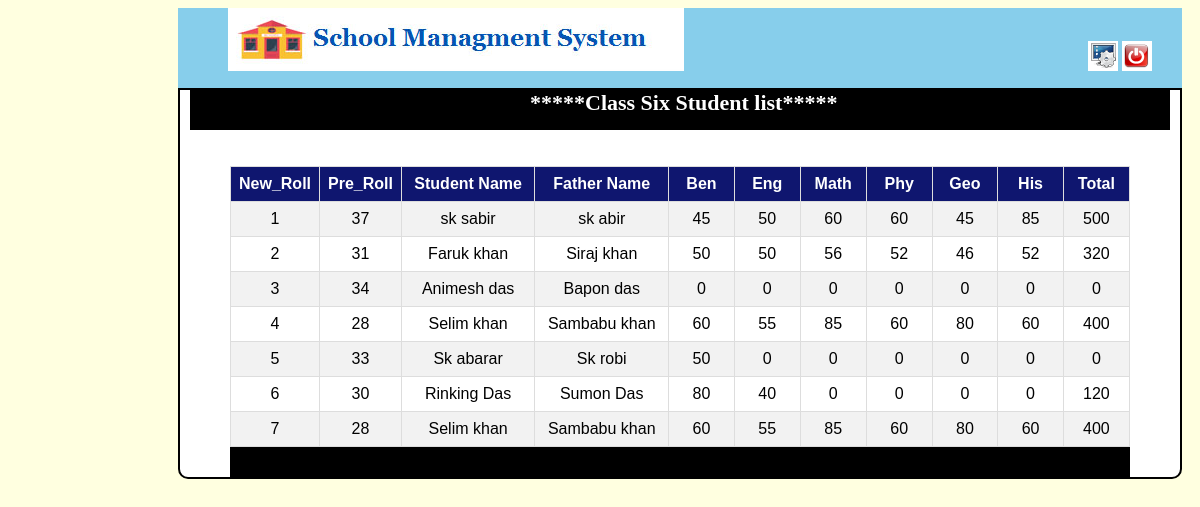
/result_show_six.php, run on the app's committed database.
### tables this page shows
CREATE TABLE `result_six` (
  `id` varchar(10) NOT NULL,
  `sname` varchar(100) NOT NULL,
  `dob` varchar(100) NOT NULL,
  `fname` varchar(100) NOT NULL,
  `bengali` int(10) NOT NULL,
  `english` int(10) NOT NULL,
  `math` int(10) NOT NULL,
  `phy` int(10) NOT NULL,
  `geo` int(10) NOT NULL,
  `his` int(10) NOT NULL,
  `total` int(10) NOT NULL
);

### result_show_six.php (the view, shortened to what this page needs)
<!DOCTYPE html>
<html>
<head>
</head>
<body bgcolor="lightyellow">
	<div class="header_left">
		<a href="result_select.php"><img src="headeta.png" class="header_img"></a>
		      <a href="change_pass.php" class="header_right"><img src="sett.png" ></a>
		<a href="logout.php"><img src="logout.png"></a>
	</div>
    <div class="body">
    	<div class="menu">
    		      <b class="header_text">  *****Class Six Student list*****</b>
    	</div>  <br><br>
            <div class="form">
<div class="fm">
<table id="customers">
  <tr>
    <th style="width: 50px;">New_Roll</th>
    <th style="width: 50px;">Pre_Roll</th>
    <th style="width: 120px;">Student Name</th>
    <th style="width: 120px;">Father Name</th>
    <th style="width: 50px;">Ben</th>
    <th style="width: 50px;">Eng</th>
    <th style="width: 50px;">Math</th>
    <th style="width: 50px;">Phy</th>
    <th style="width: 50px;">Geo</th>
    <th style="width: 50px;">His</th>
    <th style="width: 50px;">Total</th>
  </tr>
  <?php
include "connection.php";
$qer=mysqli_query($conn,"select * from result_six ");
$c='1';
while($res=mysqli_fetch_assoc($qer))
{
?>
  <tr>
    <td class="tdh"><?php echo $c++; ?></td>
    <td class="tdh"><?php echo $res['id'];  ?></td>
    <td class="tdh"><?php echo $res['sname'];  ?></td>
    <td class="tdh"><?php echo $res['fname'];  ?></td>
      <td class="tdh"><?php echo $res['bengali'];  ?></td>
        <td class="tdh"><?php echo $res['english'];  ?></td>
          <td class="tdh"><?php echo $res['math'];  ?></td>
            <td class="tdh"><?php echo $res['phy'];  ?></td>
              <td class="tdh"><?php echo $res['geo'];  ?></td>
                <td class="tdh"><?php echo $res['his'];  ?></td>
                  <td class="tdh"><?php echo $res['total'];  ?></td>
  </tr>
   <?php } ?>
</table>
  </div>
   <div class="admin"></div>
</div>
         </div>
</body>
</html>

### result_show_six.php (style rules this page uses)
.header_left { height: 80px; width: 1004px; background-color: skyblue; margin-left: 170px; }
.header_img { margin-left: 50px; }
.header_right { margin-left: 400px; }
.body { width: 1000px; margin-left: 170px; border: 2px solid black; border-left: 2px solid black; border-right: 2px solid black; background-color: white; border-bottom-left-radius: 10px; border-bottom-right-radius: 10px; }
.menu { background-color: black; height: 40px; width: 980px; margin-left: 10px; }
.header_text { color: white; font-size: 22px; margin-left: 340px; }
.form { margin-left: 50px; }
b { font-size: 20px; font-weight: bold; color: blue; margin-left:30px; }
#customers { font-family: "Trebuchet MS", Arial, Helvetica, sans-serif; border-collapse: collapse; width: 100%; }
#customers td, #customers th { border: 1px solid #ddd; padding: 8px; }
#customers tr:nth-child(even) { background-color: #f2f2f2; }
#customers th { padding-top: 8px; padding-bottom: 8px; text-align: center; background-color: #0f166f; color: white; }
.fm { width: 900px; margin-left: 0px; }
.tdh { text-align: center; }
.admin { height: 30px; width: 900px; background: black; margin-left: 0px; color: white; font-size: 20px; text-align: center; }

### data on the page
result_six: id "37", sname "sk sabir", fname "sk abir", bengali "45", english "50", math "60", phy "60", geo "45", his "85", total "500"
result_six: id "31", sname "Faruk khan", fname "Siraj khan", bengali "50", english "50", math "56", phy "52", geo "46", his "52", total "320"
result_six: id "34", sname "Animesh das", fname "Bapon das", bengali "0", english "0", math "0", phy "0", geo "0", his "0", total "0"
result_six: id "28", sname "Selim khan", fname "Sambabu khan", bengali "60", english "55", math "85", phy "60", geo "80", his "60", total "400"
result_six: id "33", sname "Sk abarar", fname "Sk robi", bengali "50", english "0", math "0", phy "0", geo "0", his "0", total "0"
result_six: id "30", sname "Rinking Das", fname "Sumon Das", bengali "80", english "40", math "0", phy "0", geo "0", his "0", total "120"
result_six: id "28", sname "Selim khan", fname "Sambabu khan", bengali "60", english "55", math "85", phy "60", geo "80", his "60", total "400"
